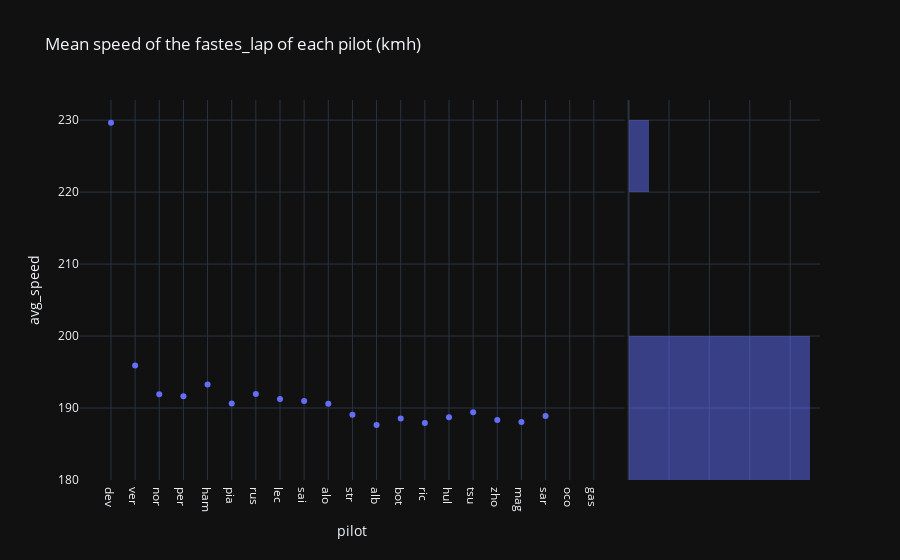

The notebook cell this image was saved under:
### Code cell
px.scatter(last_gp, x="pilot", y="avg_speed", title="Mean speed of the fastes_lap of each pilot (kmh)", marginal_y="histogram", template="plotly_dark")

### Figure 1 — Plotly figure (JSON) as saved in the notebook; plotly's stock layout.template omitted (floating-point values rounded to 4 significant figures)
{"data": [{"hovertemplate": "pilot=%{x}<br>avg_speed=%{y}<extra></extra>", "legendgroup": "", "marker": {"color": "#636efa", "symbol": "circle"}, "mode": "markers", "name": "", "orientation": "v", "showlegend": false, "type": "scatter", "x": ["dev", "ver", "nor", "per", "ham", "pia", "rus", "lec", "sai", "alo", "str", "alb", "bot", "ric", "hul", "tsu", "zho", "mag", "sar", "oco", "gas"], "xaxis": "x", "y": [229.6, 195.9, 191.9, 191.6, 193.3, 190.6, 192.0, 191.2, 191.0, 190.6, 189.1, 187.6, 188.5, 187.9, 188.7, 189.4, 188.3, 188.1, 188.9, null, null], "yaxis": "y"}, {"alignmentgroup": "True", "bingroup": "y", "hovertemplate": "avg_speed=%{y}<br>count=%{x}<extra></extra>", "legendgroup": "", "marker": {"color": "#636efa"}, "name": "", "offsetgroup": "", "opacity": 0.5, "showlegend": false, "type": "histogram", "xaxis": "x2", "y": [229.6, 195.9, 191.9, 191.6, 193.3, 190.6, 192.0, 191.2, 191.0, 190.6, 189.1, 187.6, 188.5, 187.9, 188.7, 189.4, 188.3, 188.1, 188.9, null, null], "yaxis": "y2"}], "layout": {"barmode": "overlay", "legend": {"tracegroupgap": 0}, "title": {"text": "Mean speed of the fastes_lap of each pilot (kmh)"}, "xaxis": {"anchor": "y", "domain": [0, 0.7363], "title": {"text": "pilot"}}, "xaxis2": {"anchor": "y2", "domain": [0.7413, 1], "matches": "x2", "showgrid": true, "showline": false, "showticklabels": false, "ticks": ""}, "yaxis": {"anchor": "x", "domain": [0, 1], "title": {"text": "avg_speed"}}, "yaxis2": {"anchor": "x2", "domain": [0, 1], "matches": "y", "showgrid": true, "showticklabels": false}}}
